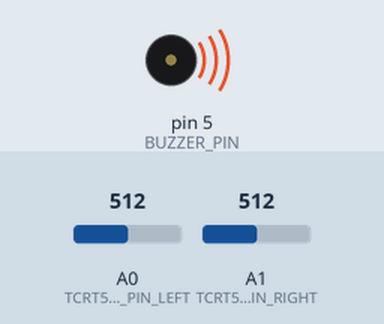
Bench run of a sketch on a simulated Arduino Uno, built with avr-gcc and run on an emulated ATmega328P. On the bench: buzzer (waves = sounding). Inputs (shaded band) come from the test bench; at power-on: A1 (TCRT5000_PIN_RIGHT) = 512, A0 (TCRT5000_PIN_LEFT) = 512. What the sketch prints to the serial monitor is not drawn.

Above: at 7.0 s.
7.1 s: A1 (TCRT5000_PIN_RIGHT) set to 493
9.8 s: A0 (TCRT5000_PIN_LEFT) set to 104
15.8 s: A0 (TCRT5000_PIN_LEFT) set to 94
Timing chart, 0 to 18.8 s (numbered marks = the images above; inputs shaded):
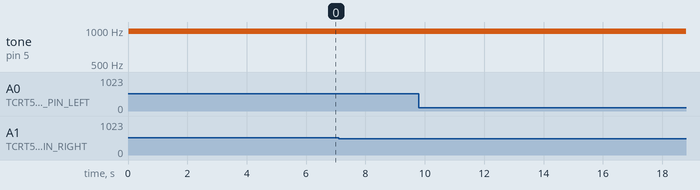

Measured:
- after the input at 7.1 s, every drawn part: stays the same
- after the input at 9.8 s, every drawn part: stays the same
- after the input at 15.8 s, every drawn part: stays the same

The sketch:

line_detection_tcrt5000.ino
```cpp
#define BUZZER_PIN 5

// Tentukan pin yang terhubung ke sensor TCRT5000
const int TCRT5000_PIN_LEFT = A0;  // Pin analog untuk sensor TCRT5000 kiri
const int TCRT5000_PIN_RIGHT = A1;  // Pin analog untuk sensor TCRT5000 kanan

void activateBuzzer(int duration) {
  analogWrite(BUZZER_PIN, 2);
  delay(duration);
  analogWrite(BUZZER_PIN, 0);
}

void setup() {
  Serial.begin(9600);  // Inisialisasi komunikasi serial untuk debugging
  pinMode(BUZZER_PIN, OUTPUT);
}

void loop() {
  // Baca nilai analog dari sensor TCRT5000
  int sensorValueLeft = analogRead(TCRT5000_PIN_LEFT);
  int sensorValueRight = analogRead(TCRT5000_PIN_RIGHT);

  // Tampilkan nilai sensor di serial monitor
  Serial.print("Nilai sensor kiri: ");
  Serial.println(sensorValueLeft);
  Serial.print("Nilai sensor kanan: ");
  Serial.println(sensorValueRight);

  // Sesuaikan nilai ambang batas sesuai lingkungan Anda
  int thresholdLeft = 500;
  int thresholdRight = 500;

  // Periksa apakah sensor kiri mendeteksi garis
  if (sensorValueLeft > thresholdLeft) {
    Serial.println("Sensor kiri: Garis terdeteksi!");
    activateBuzzer(500);  // Aktifkan buzzer selama 500ms jika sensor kiri terdeteksi
  } else {
    // Matikan buzzer jika nilai sensor kiri lebih besar dari 600
    if (sensorValueLeft > 600) {
      analogWrite(BUZZER_PIN, 0);
      Serial.println("Garis tidak terdeteksi (kiri)");
    } else {
      Serial.println("Sensor kiri: Tidak ada garis terdeteksi");
    }
  }

  // Periksa apakah sensor kanan mendeteksi garis
  if (sensorValueRight > thresholdRight) {
    Serial.println("Sensor kanan: Garis terdeteksi!");
    activateBuzzer(500);  // Aktifkan buzzer selama 500ms jika sensor kanan terdeteksi
  } else {
    // Matikan buzzer jika nilai sensor kanan lebih besar dari 600
    if (sensorValueRight > 600) {
      analogWrite(BUZZER_PIN, 0);
      Serial.println("Garis tidak terdeteksi (kanan)");
    } else {
      Serial.println("Sensor kanan: Tidak ada garis terdeteksi");
    }
  }

  delay(1000);  // Tambahkan jeda kecil untuk kestabilan
}
```
